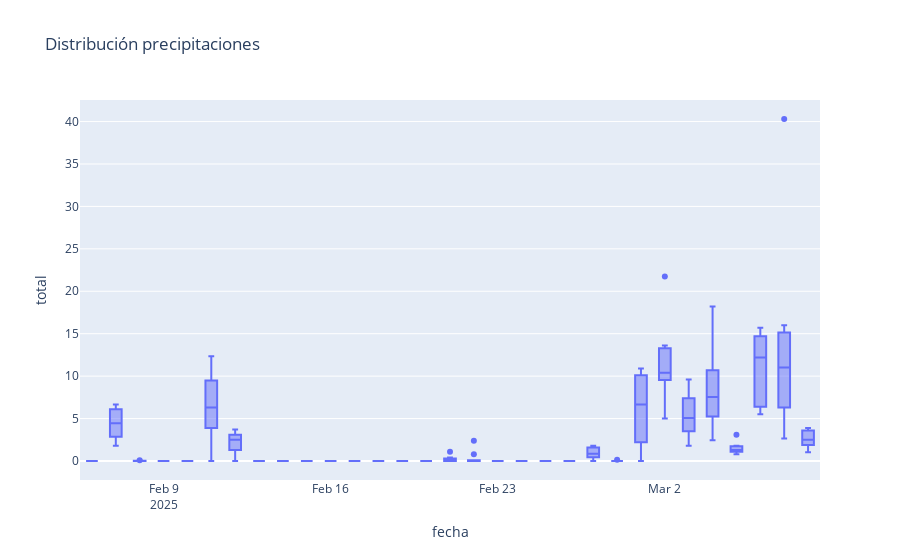

Source (notebook cell):
### Code cell
#boxplot
df = pte2.DataFrame()

fig = px.box(df, x= 'fecha', y = 'total', title = 'Distribución precipitaciones', hover_name='ESTACION_DESC')
fig.show()

### Figure 1 — Plotly figure (JSON) as saved in the notebook; plotly's stock layout.template omitted (floating-point values rounded to 4 significant figures; data arrays with more than 128 entries replaced by an {"elided": "..."} marker saying what was removed)
{"data": [{"alignmentgroup": "True", "hovertemplate": "<b>%{hovertext}</b><br><br>fecha=%{x}<br>total=%{y}<extra></extra>", "hovertext": {"elided": "302 str values"}, "legendgroup": "", "marker": {"color": "#636efa"}, "name": "", "notched": false, "offsetgroup": "", "orientation": "v", "showlegend": false, "type": "box", "x": {"elided": "302 str values"}, "x0": " ", "xaxis": "x", "y": {"elided": "302 float values"}, "y0": " ", "yaxis": "y"}], "layout": {"boxmode": "group", "legend": {"tracegroupgap": 0}, "title": {"text": "Distribución precipitaciones"}, "xaxis": {"anchor": "y", "domain": [0, 1], "title": {"text": "fecha"}}, "yaxis": {"anchor": "x", "domain": [0, 1], "title": {"text": "total"}}}}
